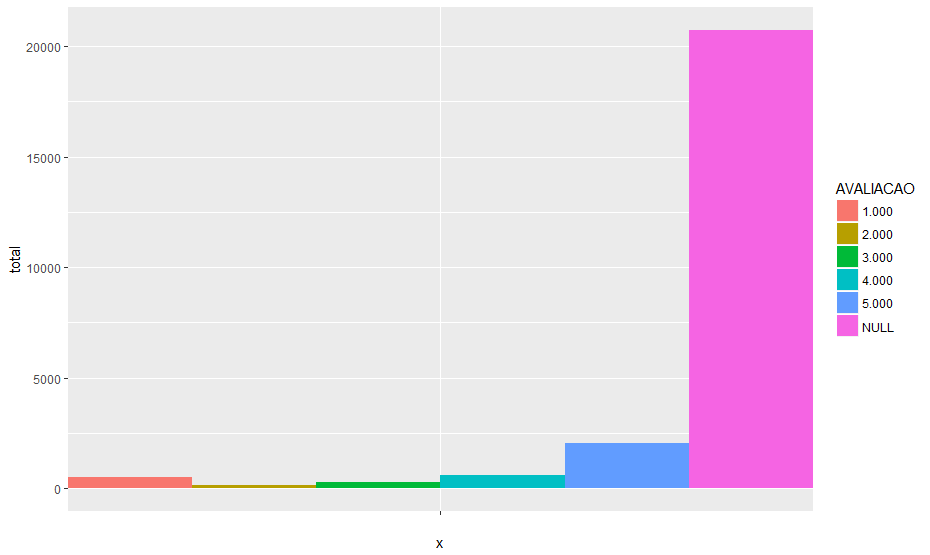

The script that drew this image:
library(dplyr)
library(ggplot2)
library(scales)

app <- read.csv("BI-master/aplicativo.csv", header=TRUE, sep=",")

# Tipos de dispositivos
dispositivos = app %>%
  group_by(AVALIACAO) %>%
  summarise(
    total = n()
  )

pie_disp = ggplot(dispositivos, aes(x="", y=total, fill=AVALIACAO)) +
  geom_bar(width = 1, stat = "identity", position = "dodge")

plot(pie_disp)
